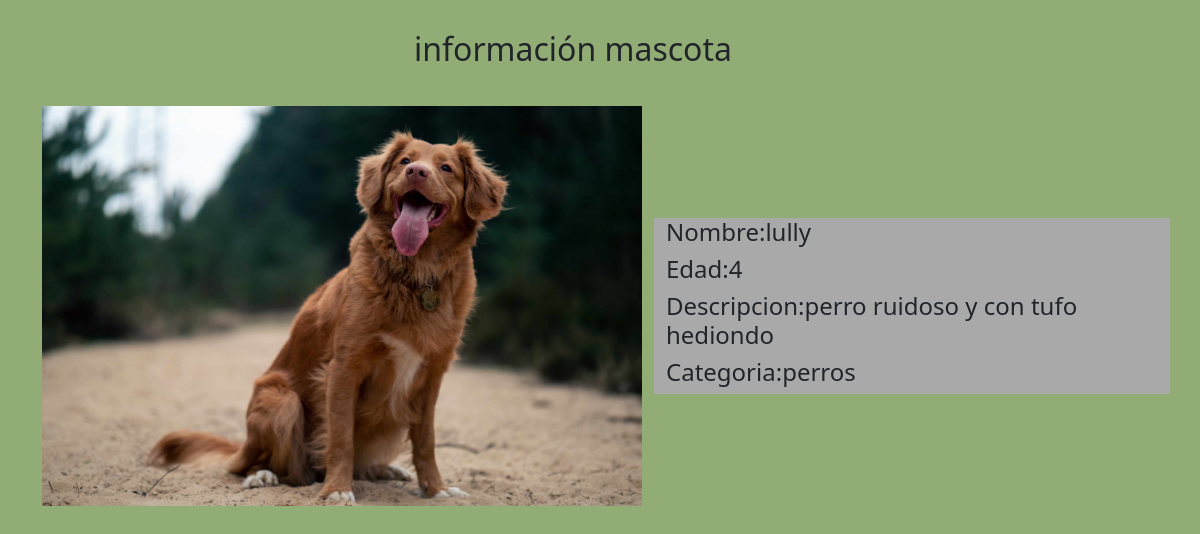
/ficha/lully/, run on an earlier commit of the app's database.
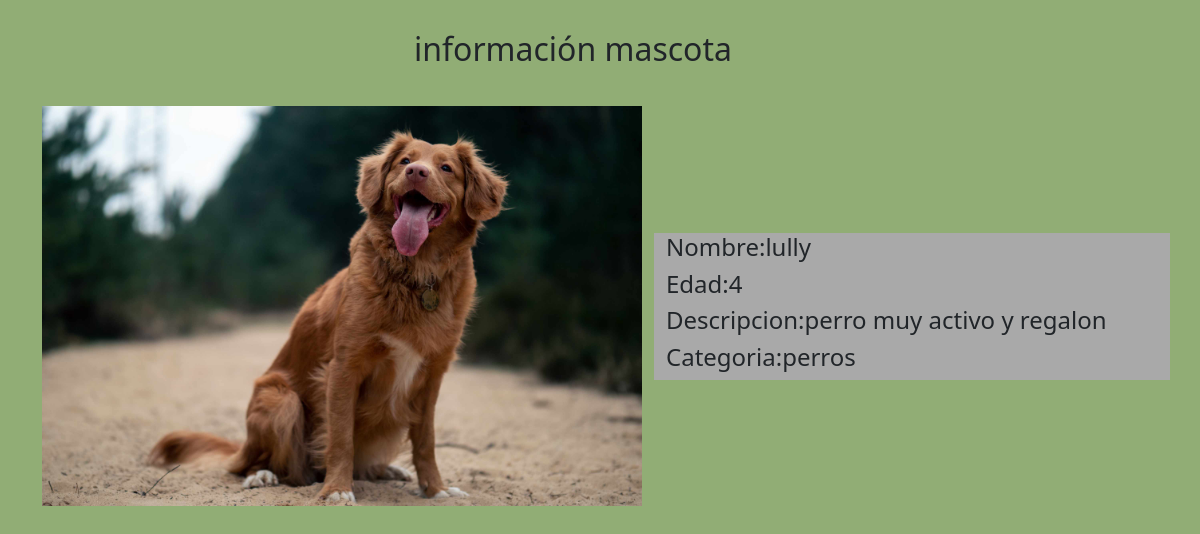
And on a later commit of the database.
### app_ong/models.py (models this page shows, shortened)
class Mascota(models.Model):
    nombre = models.CharField(primary_key=True,max_length=25)
    edad = models.IntegerField()
    descripcion = models.TextField()
    imagen = models.ImageField(upload_to='mascotas',null=True)
    categoria = models.ForeignKey(Categoria, on_delete=models.CASCADE)

class Categoria(models.Model):
    nombre = models.CharField(primary_key=True,max_length=25)
    annos = models.IntegerField()

### app_ong/views.py (the view)
# urls.py: path('ficha/<id>/',ficha,name='FICHA'),
def ficha(request, id):
    mascota= Mascota.objects.get(nombre=id)
    contexto = {"mascota":mascota}
    return render(request,"ficha.html",contexto)

### app_ong/templates/ficha.html (shortened to what this page needs)
{% extends 'base.html' %}
{%load static%}
{% block css %}
<link href="https://cdn.jsdelivr.net/npm/bootstrap@5.0.0-beta3/dist/css/bootstrap.min.css" rel="stylesheet"
>
<link rel="stylesheet" href="{% static 'css/estilos.css' %}">
{% endblock css %}
{% block body %}
<body class="cuerpo" style="background-blend-mode: overlay;">
    <section id="blog">
        <div class="container-md">
            <div class="row">
                <div class="row justify-content-center" style="margin-bottom: 30px;margin-top: 30px;">
                    <h2 class="col-4"  >información mascota</h2>
                </div>
                <div class="col align-self-center">
                    <img src="{{mascota.imagen.url}}" alt="" style="height: 400px;width: 600px;">
                </div>
            <div class="col align-self-center" style="background-color: darkgrey;">
                <h4>Nombre:{{mascota.nombre}}</h4>
                <h4>Edad:{{mascota.edad}}</h4>
                <h4>Descripcion:{{mascota.descripcion}}</h4>
                <h4>Categoria:{{mascota.categoria.nombre}}</h4>
            </div>
        </div>
        </div>
    </section>
</body>
{% endblock body %}

What changed in the data, as far as the page shows it:
changed Mascota "lully": descripcion "perro ruidoso y con tufo hediondo" → "perro muy activo y regalon"
